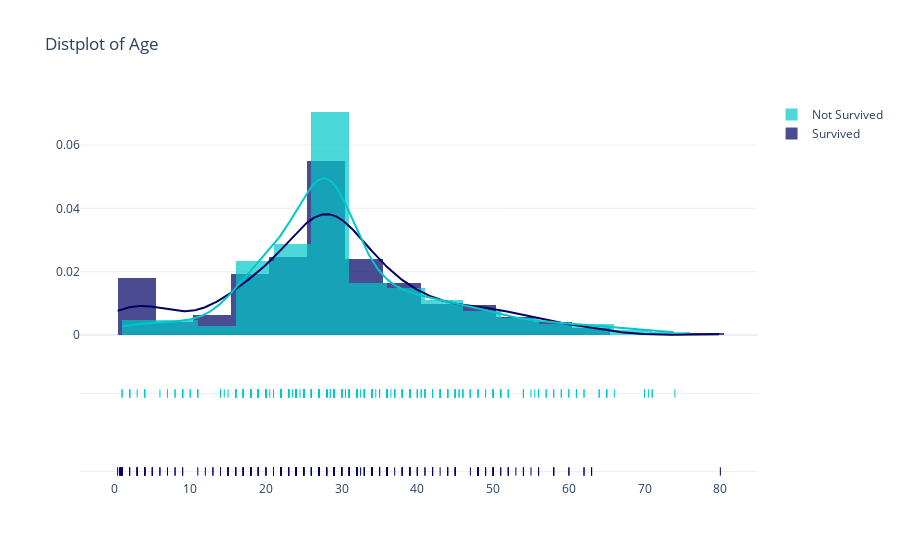

Notebook code cell kept with this figure:
### Markdown cell above
Age exploratory

### Code cell
configure_plotly_browser_state()

hist_data = [df['Age'][df['Survived'] == 1], df['Age'][df['Survived'] == 0]]
group_labels = ['Survived', 'Not Survived']
colors = ['rgb(0, 0, 100)', 'rgb(0, 200, 200)']

fig = ff.create_distplot(hist_data, group_labels, bin_size=5, colors=colors)
fig.update_layout(title_text='Distplot of Age', template='plotly_white')
iplot(fig, filename='Distplot')

### Figure 1 — Plotly figure (JSON) as saved in the notebook; plotly's stock layout.template omitted (floating-point values rounded to 4 significant figures; data arrays with more than 128 entries replaced by an {"elided": "..."} marker saying what was removed)
{"data": [{"opacity": 0.7, "legendgroup": "Survived", "autobinx": false, "name": "Survived", "yaxis": "y", "histnorm": "probability density", "xaxis": "x", "xbins": {"start": 0.42, "end": 80, "size": 5}, "marker": {"color": "rgb(0, 0, 100)"}, "x": {"elided": "342 float values"}, "type": "histogram"}, {"opacity": 0.7, "legendgroup": "Not Survived", "autobinx": false, "name": "Not Survived", "yaxis": "y", "histnorm": "probability density", "xaxis": "x", "xbins": {"start": 1, "end": 74, "size": 5}, "marker": {"color": "rgb(0, 200, 200)"}, "x": {"elided": "549 float values"}, "type": "histogram"}, {"showlegend": false, "legendgroup": "Survived", "name": "Survived", "yaxis": "y", "y": {"elided": "500 float values"}, "mode": "lines", "xaxis": "x", "marker": {"color": "rgb(0, 0, 100)"}, "x": {"elided": "500 float values"}, "type": "scatter"}, {"showlegend": false, "legendgroup": "Not Survived", "name": "Not Survived", "yaxis": "y", "y": {"elided": "500 float values"}, "mode": "lines", "xaxis": "x", "marker": {"color": "rgb(0, 200, 200)"}, "x": {"elided": "500 float values"}, "type": "scatter"}, {"showlegend": false, "legendgroup": "Survived", "name": "Survived", "yaxis": "y2", "y": {"elided": "342 str values"}, "mode": "markers", "xaxis": "x", "marker": {"color": "rgb(0, 0, 100)", "symbol": "line-ns-open"}, "x": {"elided": "342 float values"}, "type": "scatter"}, {"showlegend": false, "legendgroup": "Not Survived", "name": "Not Survived", "yaxis": "y2", "y": {"elided": "549 str values"}, "mode": "markers", "xaxis": "x", "marker": {"color": "rgb(0, 200, 200)", "symbol": "line-ns-open"}, "x": {"elided": "549 float values"}, "type": "scatter"}], "layout": {"title": {"text": "Distplot of Age"}, "yaxis": {"position": 0, "domain": [0.35, 1], "anchor": "free"}, "barmode": "overlay", "yaxis2": {"domain": [0, 0.25], "showticklabels": false, "anchor": "x", "dtick": 1}, "xaxis": {"zeroline": false, "domain": [0, 1], "anchor": "y2"}, "hovermode": "closest", "legend": {"traceorder": "reversed"}}}
